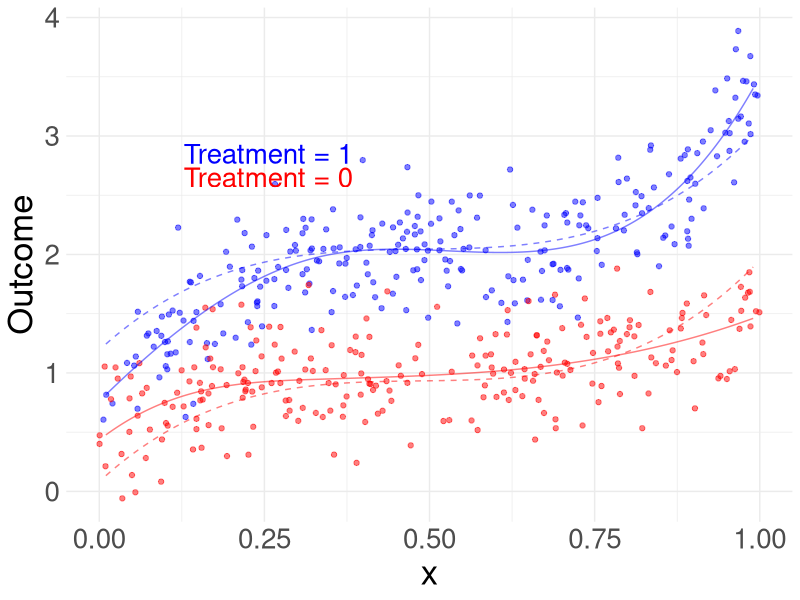

Write R code to recreate this figure.
set.seed(123)
library(splines)
library(ggplot2)

# Define the number of observations
n <- 500

# Generate random values for x1 and x2 from a normal distribution
x <- runif(n)


# Generate treatment variable A
A <- rbinom(n, size = 1, prob = 0.5)

# Define the coefficients
beta0 <- 1
beta1 <- 5
beta2 <- 1
beta3 <- 5.5


# Generate random error terms
epsilon <- rnorm(n, mean = 0, sd = 0.3)

Y <- beta0 + beta1 * (x-0.5)^3 + beta2 * A + beta3 * A * (x-0.5)^3 + A*(x > 0.5)*(x - 0.5)^3 + epsilon


DATA_full <- data.frame('Y' = Y, 'x' = x, 'A' = A, 'x.t' = A *x)
DATA_reduced <- data.frame('Y' = Y, 'x' = x, 'A' = A)

bs_fit <- lm(Y ~ bs(x, df=5) + A*bs(x, df=5), data=DATA_full)
test_points <- data.frame(x=rep(seq(0.01, 0.99, length.out=500), 2), A=rep(c(0, 1), each=500))
test_points$fitted_vals <- predict(bs_fit, newdata=test_points)


tau <- mean(Y[A == 1]) - mean(Y[A == 0])
tau.range <- seq(-4*tau, 4*tau, length.out = 20)

mse <- rep(NA, length(tau.range))
for(k in 1:length(tau.range)) {
  tau.tmp <- tau.range[k]
  data.reduced <- data.frame('Y' = Y - tau.tmp*A, 'x' = x)
  lm_tmp <- lm(Y ~ bs(x), data = data.reduced)
  ghat <- lm_tmp$fitted.values + tau.tmp*A
  mse[k] <- mean((Y - ghat)^2)
}
tau.star <- tau.range[which.min(mse)]

data.reduced <- data.frame('Y' = Y - tau.star*A, 'x' = x)
lm_star <- lm(Y ~ bs(x), data = data.reduced)

test_points_reduced0 <- test_points_reduced1 <- data.frame(x=rep(seq(0.01, 0.99, length.out=500), 2))
test_points_reduced0$fitted_vals <- predict(lm_star, newdata=test_points)
test_points_reduced1$fitted_vals <- test_points_reduced0$fitted_vals + tau.star

df_trt1 <- subset(DATA_full, A==1)
df_trt0 <- subset(DATA_full, A==0)
fit_trt1 <- subset(test_points, A==1)
fit_trt0 <- subset(test_points, A==0)


ggplot() + 
  geom_point(data = df_trt1, aes(x = x, y = Y), color = "blue", alpha = 0.5) +
  geom_point(data = df_trt0, aes(x = x, y = Y), color = "red", alpha = 0.5) +
  geom_line(data = fit_trt1, aes(x = x, y = fitted_vals), color = "blue", alpha = 0.5) +
  geom_line(data = fit_trt0, aes(x = x, y = fitted_vals), color = "red", alpha = 0.5) +
  geom_line(data = test_points_reduced1, aes(x = x, y = fitted_vals), color = "blue", alpha = 0.5, linetype=2) +
  geom_line(data = test_points_reduced0, aes(x = x, y = fitted_vals), color = "red", alpha = 0.5, linetype=2) +
  geom_text(data = data.frame(x=0.0, Y=2.8), aes(x = x, y = Y, label = "Treatment = 1"), hjust = -0.5, vjust = 0.2, color = "blue", size = 7) +
  geom_text(data = data.frame(x=0.0, Y=2.6), aes(x = x, y = Y, label = "Treatment = 0"), hjust = -0.5, vjust = 0.2, color = "red", size = 7) +
  labs(y = "Outcome", x = "x", color = "Treatment") +
  scale_color_manual(values = c("blue", "red"), labels = c("Treatment = 1", "Trt = 0")) +
  theme_minimal() +
  theme(axis.text.x = element_text(size = 20), 
        axis.text.y = element_text(size = 20),
        axis.title = element_text(size = 25), 
        text = element_text(size = 20))  
